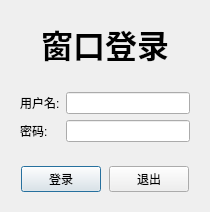
<?xml version="1.0" encoding="UTF-8"?>
<ui version="4.0">
 <class>Login</class>
 <widget class="QDialog" name="Login">
  <property name="geometry">
   <rect>
    <x>0</x>
    <y>0</y>
    <width>210</width>
    <height>195</height>
   </rect>
  </property>
  <property name="windowTitle">
   <string>Dialog</string>
  </property>
  <layout class="QVBoxLayout" name="verticalLayout">
   <item>
    <widget class="QWidget" name="widget" native="true">
     <layout class="QHBoxLayout" name="horizontalLayout">
      <item>
       <spacer name="horizontalSpacer">
        <property name="orientation">
         <enum>Qt::Horizontal</enum>
        </property>
        <property name="sizeHint" stdset="0">
         <size>
          <width>40</width>
          <height>20</height>
         </size>
        </property>
       </spacer>
      </item>
      <item>
       <widget class="QLabel" name="label">
        <property name="font">
         <font>
          <family>微软雅黑</family>
          <pointsize>24</pointsize>
          <weight>75</weight>
          <bold>true</bold>
         </font>
        </property>
        <property name="text">
         <string>窗口登录</string>
        </property>
       </widget>
      </item>
      <item>
       <spacer name="horizontalSpacer_2">
        <property name="orientation">
         <enum>Qt::Horizontal</enum>
        </property>
        <property name="sizeHint" stdset="0">
         <size>
          <width>40</width>
          <height>20</height>
         </size>
        </property>
       </spacer>
      </item>
     </layout>
    </widget>
   </item>
   <item>
    <widget class="QWidget" name="widget_2" native="true">
     <layout class="QGridLayout" name="gridLayout">
      <item row="0" column="0">
       <widget class="QLabel" name="label_2">
        <property name="text">
         <string>用户名:</string>
        </property>
       </widget>
      </item>
      <item row="0" column="1">
       <widget class="QLineEdit" name="userID"/>
      </item>
      <item row="1" column="0">
       <widget class="QLabel" name="label_3">
        <property name="text">
         <string>密码:</string>
        </property>
       </widget>
      </item>
      <item row="1" column="1">
       <widget class="QLineEdit" name="pwd">
        <property name="echoMode">
         <enum>QLineEdit::Password</enum>
        </property>
       </widget>
      </item>
     </layout>
    </widget>
   </item>
   <item>
    <widget class="QWidget" name="widget_3" native="true">
     <layout class="QHBoxLayout" name="horizontalLayout_2">
      <item>
       <spacer name="horizontalSpacer_3">
        <property name="orientation">
         <enum>Qt::Horizontal</enum>
        </property>
        <property name="sizeHint" stdset="0">
         <size>
          <width>40</width>
          <height>20</height>
         </size>
        </property>
       </spacer>
      </item>
      <item>
       <widget class="QPushButton" name="login">
        <property name="text">
         <string>登录</string>
        </property>
       </widget>
      </item>
      <item>
       <spacer name="horizontalSpacer_5">
        <property name="orientation">
         <enum>Qt::Horizontal</enum>
        </property>
        <property name="sizeHint" stdset="0">
         <size>
          <width>40</width>
          <height>20</height>
         </size>
        </property>
       </spacer>
      </item>
      <item>
       <widget class="QPushButton" name="exit">
        <property name="text">
         <string>退出</string>
        </property>
       </widget>
      </item>
      <item>
       <spacer name="horizontalSpacer_4">
        <property name="orientation">
         <enum>Qt::Horizontal</enum>
        </property>
        <property name="sizeHint" stdset="0">
         <size>
          <width>40</width>
          <height>20</height>
         </size>
        </property>
       </spacer>
      </item>
     </layout>
    </widget>
   </item>
  </layout>
 </widget>
 <resources/>
 <connections/>
</ui>
